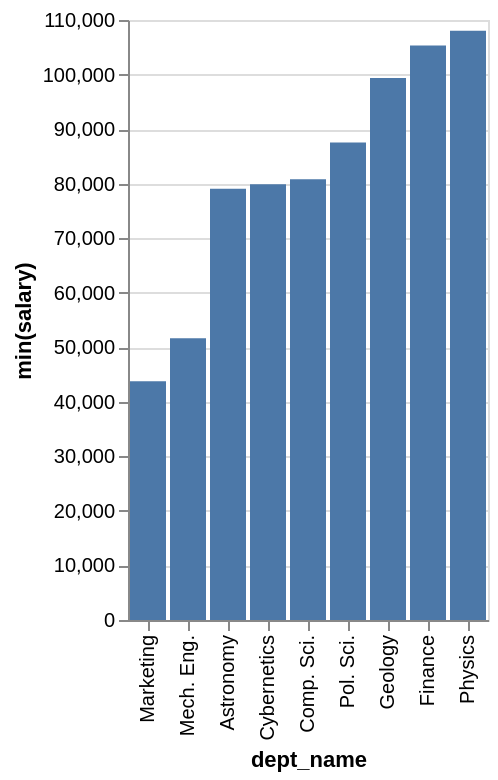

Here is the Vega-Lite specification saved for this chart:
### Vega-Lite specification from a JSON file in a GitHub repository (floating-point values rounded to 4 significant figures)
{"data": {"values": [{"x_data": "Marketing", "y_data": 43770.0}, {"x_data": "Mech. Eng.", "y_data": 51650.0}, {"x_data": "Astronomy", "y_data": 79070.0}, {"x_data": "Cybernetics", "y_data": 79870.0}, {"x_data": "Comp. Sci.", "y_data": 80800.0}, {"x_data": "Pol. Sci.", "y_data": 87550.0}, {"x_data": "Geology", "y_data": 99380.0}, {"x_data": "Finance", "y_data": 105300.0}, {"x_data": "Physics", "y_data": 108000.0}]}, "mark": "bar", "encoding": {"x": {"field": "x_data", "type": "nominal", "title": "dept_name", "sort": {"op": "sum", "field": "y_data", "order": "ascending"}}, "y": {"field": "y_data", "type": "quantitative", "title": "min(salary)"}}}
